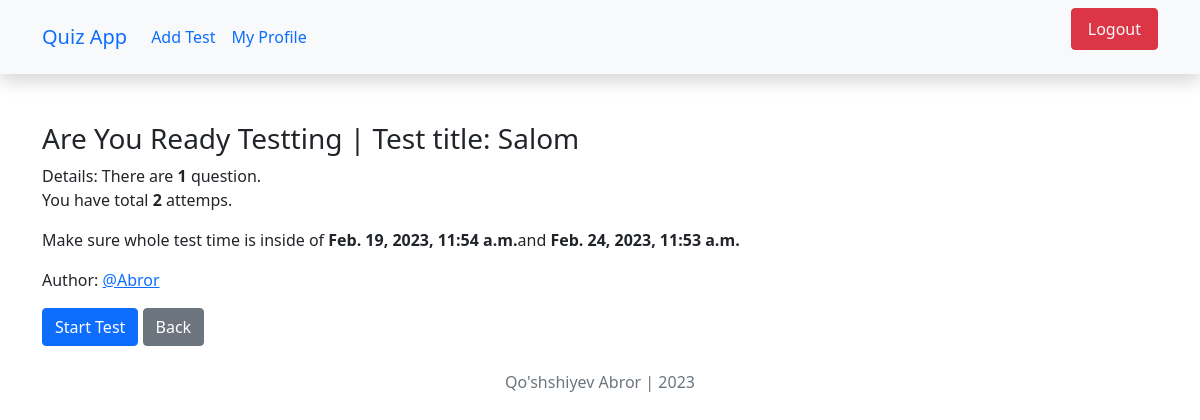
The app's page /2/redy_to_test (signed in) with its own data.
### main/models.py (models this page shows, shortened)
class Test(models.Model):
    author = models.ForeignKey(User, on_delete=models.CASCADE)
    category = models.ForeignKey(Category, on_delete=models.CASCADE)
    title = models.CharField(max_length=255)
    maximum_attemps = models.PositiveBigIntegerField()
    start_date = models.DateTimeField(default=timezone.now)
    end_date = models.DateTimeField(default=(timezone.now()+timezone.timedelta(days=5)))
    pass_persontags = models.PositiveBigIntegerField()

### main/views.py (the view)
# urls.py: path('<int:test_id>/redy_to_test', redy_to_test, name='redy_to_test'),
@login_required(login_url='login')
def redy_to_test(request, test_id):
    test = get_object_or_404(Test, id=test_id)
    return render(request, 'redy_to_test.html', {'test': test})

### templates/redy_to_test.html (shortened to what this page needs)
{% extends 'base.html' %}
{% load static %}
{% block content %}
    <div class="content mt-5">
        <h3>Are You Ready Testting | Test title: {{ test.title }}</h3>
        <p>
            Details: There are <strong> {{ test.question_set.all.count }}</strong> question.
            <br> You have total <strong>{{ test.maximum_attemps }}</strong> attemps.
        </p>
        <p>Make sure whole test time is inside of <strong> {{ test.start_date }}</strong>and <strong> {{ test.end_date }}</strong></p>
        <p>Author: <a href="#">@{{ test.author.username }}</a></p>
        <a class="btn btn-primary" href="{% url 'test' test.id %}">Start Test</a>
        <a class="btn btn-secondary" href="{% url 'index' %}">Back</a>
    </div>
{% endblock content %}

### records on screen
Test: title "Salom", question_set.all.count "1", maximum_attemps "2", start_date "Feb. 19, 2023, 11:54 a.m.", end_date "Feb. 24, 2023, 11:53 a.m.", author.username "Abror"
